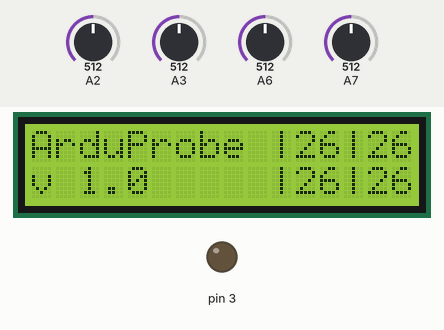
This sketch was run on a simulated Arduino Uno, built with avr-gcc and run on an emulated ATmega328P. Parts: 16×2 character LCD, output pins drawn as LEDs (lit = HIGH). The inputs (shaded band) are chosen by the test bench; at power-on: A2 = 512, A3 = 512, A6 = 512, A7 = 512. What the sketch prints to the serial monitor is not drawn.

Above: at 2.0 s.
2.1 s: A2 set to 716
At 3.3 s:
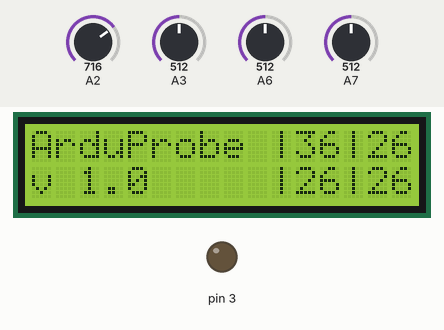
3.6 s: A3 set to 716
At 4.2 s:
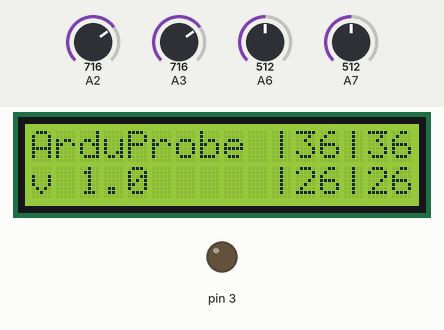
5.1 s: A6 set to 716
At 5.8 s:
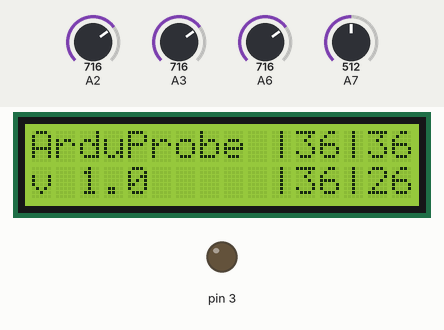
6.6 s: A7 set to 716
At 7.7 s:
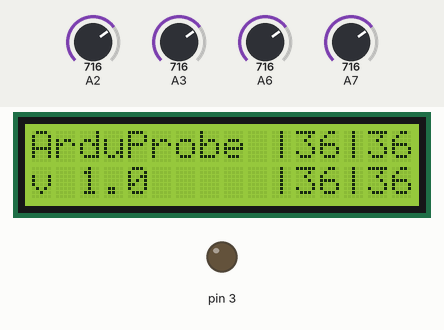
8.1 s: A2 set to 826
At 9.3 s:
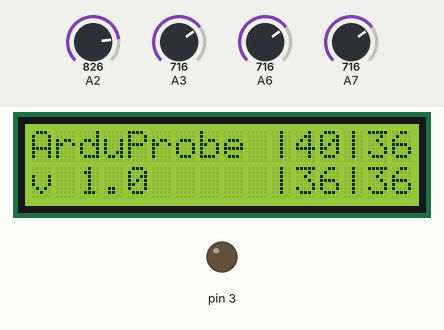
9.6 s: A3 set to 826
At 10.0 s:
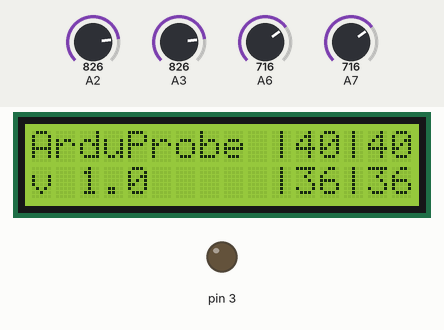
Timing chart, 0 to 12.1 s (numbered marks = the images above; inputs shaded):
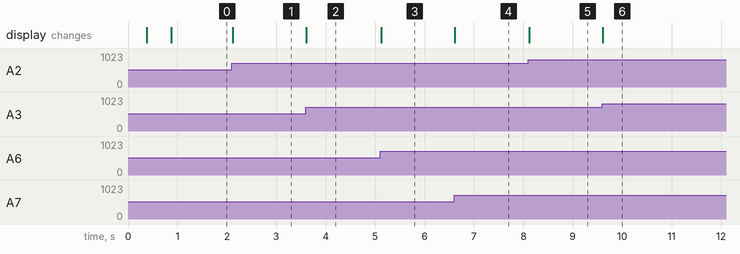

The sketch:

ArduProbe.ino
```cpp
const String STRING_VALUE_0 = "0";
const String STRING_VALUE_1 = "1";
const String STRING_VALUE_2 = "2";
const String STRING_VALUE_3 = "3";
const String STRING_VALUE_4 = "4";
const String STRING_VALUE_5 = "5";
const String STRING_VALUE_6 = "6";
const String STRING_VALUE_7 = "7";
const String STRING_VALUE_8 = "8";
const String STRING_VALUE_9 = "9";

#include <LiquidCrystal.h>

// initialize the library with the numbers of the interface pins
LiquidCrystal lcd(9, 8, 4, 5, 6, 7);

void setup() {
  Serial.begin(9600);
  Serial.println("ArduProbe is a electric signal probe tool");
  Serial.println("using 16x2 LCD display with Hitachi HD44780 driver");
  Serial.println("controlled by LiquidCrystal library.");
  Serial.println("LCD<->Arduino pin:");
  Serial.println("RS<->9");
  Serial.println("En<->8");
  Serial.println("D4<->4");
  Serial.println("D5<->5");
  Serial.println("D6<->6");
  Serial.println("D7<->7");
  Serial.println("R/W<->GND");
  Serial.println("VSS<->GND");
  Serial.println("VCC<->5V");
  Serial.println("10K variable resistor:");
  Serial.println("     ->+5V");
  Serial.println("VO->[]");
  Serial.println("     ->GND");


  Serial.println("This code is in The MIT License (MIT)");
  Serial.println("Copyright (c) 2015 github.com/satr");

  lcd.begin(16, 2);
  write(0, 0, "ArduProbe");
  write(0, 1, "v 1.0");
  write(10, 0, "|  |");
  write(10, 1, "|  |");
  pinMode(2, INPUT_PULLUP);
  pinMode(3, OUTPUT);
  delay(500);
}

void loop() {
  writeAnalogvalueues();
  delay(20);
}

void writeAnalogvalueues(){
  write(11, 0, getAnalogValue(2));
  write(14, 0, getAnalogValue(3));
  write(11, 1, getAnalogValue(6));
  write(14, 1, getAnalogValue(7));
}

String getAnalogValue(int pin){
  return convertAnalogToString(analogRead(pin));
}

String convertAnalogToString(int value){
  if(value > 1020)
    return STRING_VALUE_5;
  if(value < 204)
    return STRING_VALUE_0 + convertAnalogToString2(value);
  if(value < 408)
    return STRING_VALUE_1 + convertAnalogToString2(value - 204);
  if(value < 612)
    return STRING_VALUE_2 + convertAnalogToString2(value - 408);
  if(value < 816)
    return STRING_VALUE_3 + convertAnalogToString2(value - 612);
  return STRING_VALUE_4 + convertAnalogToString2(value - 816);
}

String convertAnalogToString2(int value){
  if(value < 17)
    return STRING_VALUE_0;
  if(value < 34)
    return STRING_VALUE_1;
  if(value < 51)
    return STRING_VALUE_2;
  if(value < 68)
    return STRING_VALUE_3;
  if(value < 85)
    return STRING_VALUE_4;
  if(value < 103)
    return STRING_VALUE_5;
  if(value < 120)
    return STRING_VALUE_6;
  if(value < 136)
    return STRING_VALUE_7;
  if(value < 154)
    return STRING_VALUE_8;
  return STRING_VALUE_9;
}

void write(int col, int row, String message){
  lcd.setCursor(col, row);
  lcd.print(message);
}
```

Measured:
- after the input at 2.1 s, the display: changes at once (image 1)
- after the input at 3.6 s, the display: changes at once (image 2)
- after the input at 5.1 s, the display: changes at once (image 3)
- after the input at 6.6 s, the display: changes at once (image 4)
- after the input at 8.1 s, the display: changes at once (image 5)
- after the input at 9.6 s, the display: changes at once (image 6)
